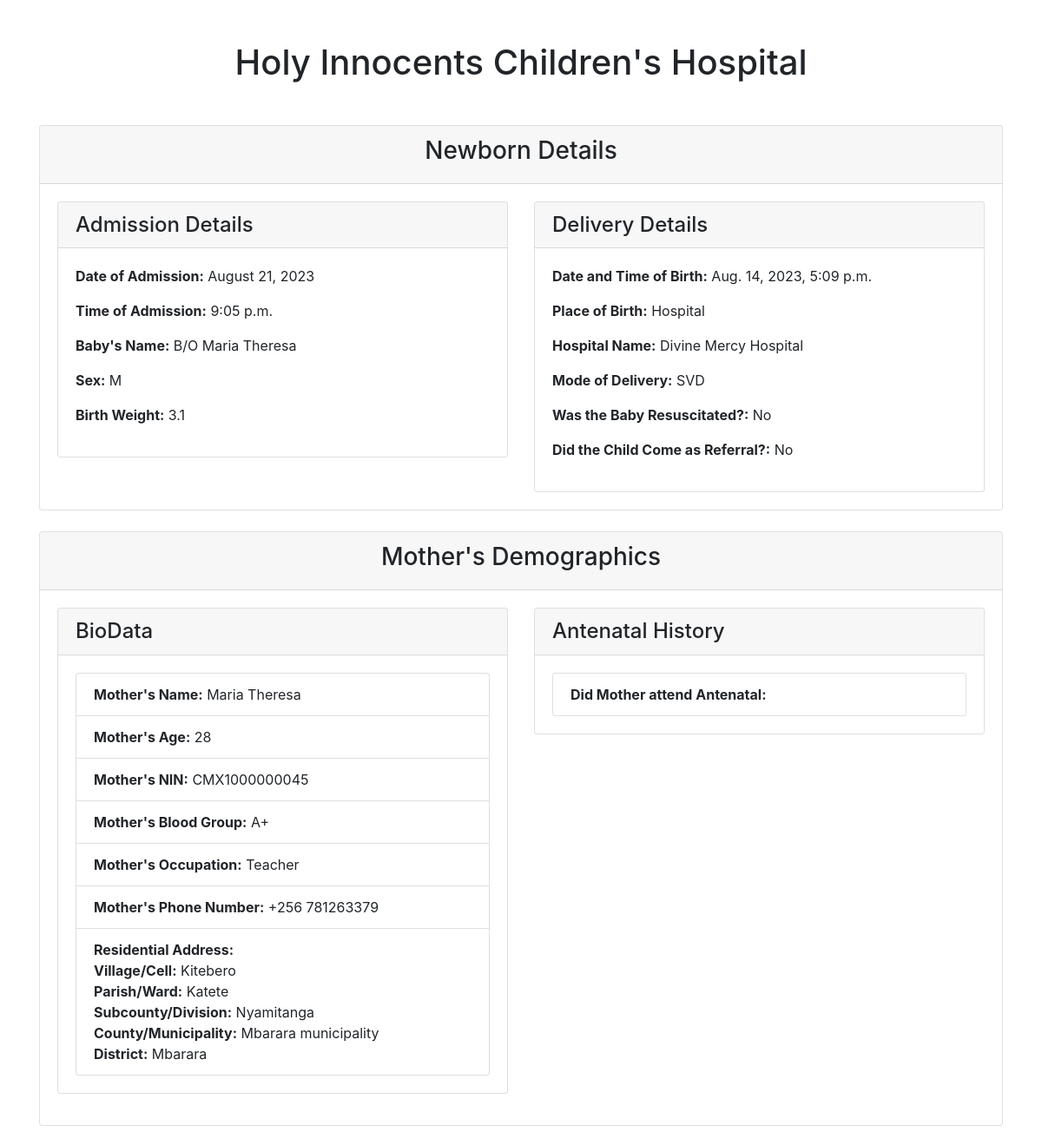
Page /newborn/print_care2x/1 (upper part) on the earlier database version.
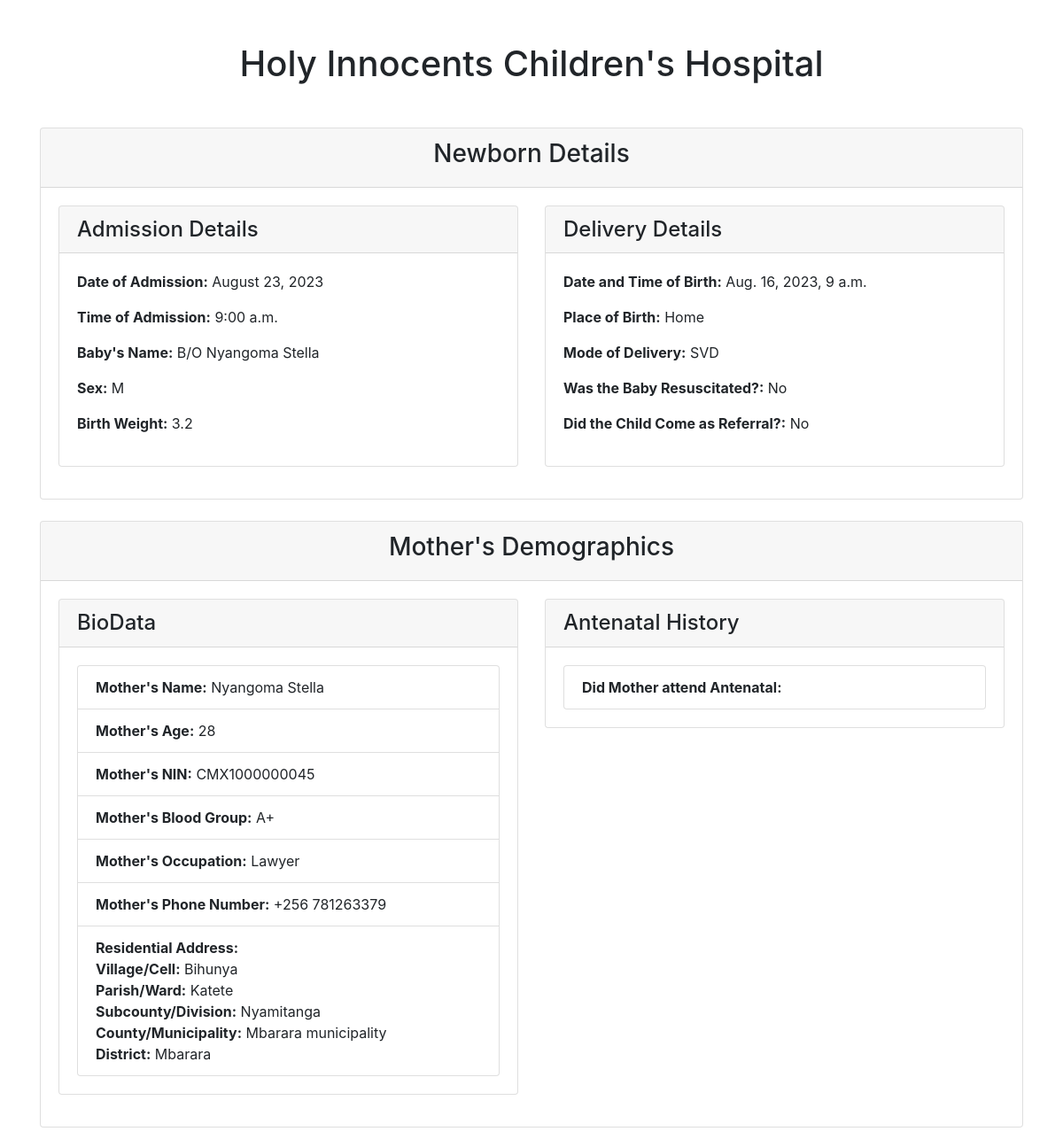
Same page on the later database version.
### newborn/models.py (models this page shows, shortened)
class NewbornAdmission(models.Model):
    PLACE_OF_BIRTH_CHOICES = [
        ('Hospital', 'Hospital'),
        ('Along the road', 'Along the road'),
        ('Home', 'Home'),
    ]
    MODE_OF_DELIVERY_CHOICES = [
        ('SVD', 'SVD (Spontaneous Vaginal Delivery)'),
        ('C/S', 'C/S (Caesarean Section)'),
    ]
    MEANS_OF_TRANSPORT_CHOICES = [
        ('Ambulance', 'Ambulance'),
        ('Public means', 'Public means'),
    ]
    YES_NO_CHOICES = [
        ('Yes', 'Yes'),
        ('No', 'No'),
    ]
    SEX = [
        ('M', 'M'),
        ('F', 'F'),
    ]
    admission_date = models.DateTimeField()
    name = models.CharField(max_length=100)
    sex = models.CharField(max_length=100, choices=SEX)
    birth_weight = models.DecimalField(max_digits=2, decimal_places=1)
    delivery_date = models.DateTimeField()
    place_of_birth = models.CharField(max_length=20, choices=PLACE_OF_BIRTH_CHOICES)
    hospital_name = models.CharField(max_length=100, blank=True, null=True)
    mode_of_delivery = models.CharField(max_length=3, choices=MODE_OF_DELIVERY_CHOICES)
    indication = models.CharField(max_length=100, blank=True, null=True)
    resuscitation_done = models.CharField(max_length=3, choices=YES_NO_CHOICES)
    resuscitation_choices_1 = models.BooleanField(verbose_name='Bag&Mask', default=False, blank=True)
    resuscitation_choices_2 = models.BooleanField(verbose_name='Oxygen', default=False, blank=True)
    referred_in = models.CharField(max_length=3, choices=YES_NO_CHOICES)
    facility_name = models.CharField(max_length=100, blank=True, null=True)
    referral_date_time = models.DateTimeField(blank=True, null=True)
    reason_for_referral = models.CharField(max_length=100, blank=True, null=True)
    means_of_transport = models.CharField(max_length=20, choices=MEANS_OF_TRANSPORT_CHOICES, blank=True, null=True)
    oxygen_transport = models.CharField(max_length=3, choices=YES_NO_CHOICES, blank=True, null=True)
    mother = models.ForeignKey(MotherDetails, on_delete=models.CASCADE, null=True)

class MotherDetails(models.Model):
    name = models.CharField(max_length=50)
    age = models.IntegerField(default=28)
    blood_group = models.CharField(max_length=50, choices=BLOOD_GROUP)
    parity = models.CharField(max_length=100)
    number_of_living_children = models.CharField(max_length=100)
    hiv_status = models.CharField(max_length=50, choices=HIV_STATUS)
    level_of_education = models.CharField(max_length=50, choices=LEVEL_OF_EDUCATION)
    occupation = models.CharField(max_length=50, choices=OCCUPATION)
    location = models.ForeignKey(MotherLocation, on_delete=models.CASCADE, null=True)

class MotherLocation(models.Model):
    country = models.CharField(max_length=100)
    district = models.ForeignKey(District, on_delete=models.CASCADE)
    county_municipality = models.ForeignKey(CountyMunicipality, on_delete=models.CASCADE)
    subcounty = models.ForeignKey(Subcounty, on_delete=models.CASCADE)
    parish = models.ForeignKey(Parish, on_delete=models.CASCADE)
    village = models.ForeignKey(Village, on_delete=models.CASCADE)
    nin_no = models.CharField(max_length=100, default='CMX10000000')
    contact = models.CharField(max_length=100, default='+256 ')

class Village(models.Model):
    parish = models.ForeignKey(Parish, on_delete=models.CASCADE, null=True)
    name = models.CharField(max_length=100)
    def __str__(self):
        return self.name

class Parish(models.Model):
    subcounty = models.ForeignKey(Subcounty, on_delete=models.CASCADE, null=True)
    name = models.CharField(max_length=100)
    def __str__(self):
        return self.name

class Subcounty(models.Model):
    county_municipality = models.ForeignKey(CountyMunicipality, on_delete=models.CASCADE)
    name = models.CharField(max_length=100)
    def __str__(self):
        return self.name

class CountyMunicipality(models.Model):
    district = models.ForeignKey(District, on_delete=models.CASCADE, null=True)
    name = models.CharField(max_length=100)
    def __str__(self):
        return self.name

class District(models.Model):
    name = models.CharField(max_length=100)
    def __str__(self):
        return self.name

### newborn/views.py (the view)
# urls.py: path('newborn/print_care2x/<int:pk>', views.print_care2x, name='more-details'),
def print_care2x(request, pk):
    newborn = get_object_or_404(NewbornAdmission, pk=pk)  # Retrieve the Newborn object
    if newborn.referral_date_time:
        age_delta = newborn.admission_date - newborn.referral_date_time
    else:
        age_delta = timedelta(days=0, seconds=0)
    age_days = age_delta.days
    age_hours, remainder_seconds = divmod(age_delta.seconds, 3600)
    age_minutes, _ = divmod(remainder_seconds, 60)
    lab_results = LabResult.objects.filter(neonate=newborn)
    pending_lab_requests = LabRequest.objects.filter(neonate=newborn, labresult__isnull=True)
    mother = newborn.mother  # Get the associated mother
    antenatal_history = MothersAntenatalDetails.objects.filter(mother=mother).first()
    newborn_exams = NewbornExam.objects.filter(neonate=newborn).first()
    context = {
        'newborn': newborn,
        'age_days': age_days,
        'age_hours': age_hours,
        'age_minutes': age_minutes,
        'lab_results': lab_results,
        'pending_lab_requests': pending_lab_requests,
        'antenatal_history': antenatal_history,
        'newborn_exams': newborn_exams,
    }
    return render(request, 'newborn/patient2.html', context)

### newborn/templates/newborn/patient2.html (shortened to what the changed rows need)
{% load static %}
{% load crispy_forms_tags %}
{% load bootstrap4 %}
<!DOCTYPE html>
<html lang="en">
<head>
    {% bootstrap_css %}
</head>
<body>
<div class="container">
    <header class="text-center mt-5">
        <h1>Holy Innocents Children's Hospital</h1>
    </header>
    <section class="row mt-5">
        <div class="container">
            <div class="card mb-4">
                <div class="card-body">
                    <div class="row">
                        <div class="col-md-6">
                            <div class="card mb-3">
                                <div class="card-body">
                                    <p><b>Date of Admission:</b> {{ newborn.admission_date|date:"F j, Y" }}</p>
                                    <p><b>Time of Admission:</b> {{ newborn.admission_date|time:"g:i a" }}</p>
                                    <p><b>Baby's Name:</b> {{ newborn.name }}</p>
                                    <p><b>Sex:</b> {{ newborn.sex }}</p>
                                    <p><b>Birth Weight:</b> {{ newborn.birth_weight }}</p>
                                </div>
                            </div>
                        </div>
<div class="col-md-6">
    <div class="card">
        <div class="card-body">
            <p><b>Date and Time of Birth:</b> {{ newborn.delivery_date }}</p>
            <p><b>Place of Birth:</b> {{ newborn.place_of_birth }}</p>
            {% if newborn.place_of_birth == "Hospital" %}
                <p><b>Hospital Name:</b> {{ newborn.hospital_name }}</p>
            {% endif %}
            <p><b>Mode of Delivery:</b> {{ newborn.mode_of_delivery }}</p>
            <p><b>Was the Baby Resuscitated?:</b> {{ newborn.resuscitation_done }}</p>
            <p><b>Did the Child Come as Referral?:</b> {{ newborn.referred_in }}</p>
        </div>
    </div>
</div>
                    </div>
                </div>
            </div>
            <div class="card mb-4">
                <div class="card-body">
                    <div class="row">
                        <div class="col-md-6">
    <div class="card mb-3">
        <div class="card-body">
            <ul class="list-group">
                <li class="list-group-item"><b>Mother's Name:</b> {{ newborn.mother.name }}</li>
                <li class="list-group-item"><b>Mother's Age:</b> {{ newborn.mother.age }}</li>
                <li class="list-group-item"><b>Mother's NIN:</b> {{ newborn.mother.location.nin_no }}</li>
                <li class="list-group-item"><b>Mother's Blood Group:</b> {{ newborn.mother.blood_group }}</li>
                <li class="list-group-item"><b>Mother's Occupation:</b> {{ newborn.mother.occupation }}</li>
                <li class="list-group-item"><b>Mother's Phone Number:</b> {{ newborn.mother.location.contact }}</li>
                <li class="list-group-item">
                    <b>Residential Address:</b><br>
                    <b>Village/Cell:</b> {{ newborn.mother.location.village }}<br>
                    <b>Parish/Ward:</b> {{ newborn.mother.location.parish }}<br>
                    <b>Subcounty/Division:</b> {{ newborn.mother.location.subcounty }}<br>
                    <b>County/Municipality:</b> {{ newborn.mother.location.county_municipality }}<br>
                    <b>District:</b> {{ newborn.mother.location.district }}
                </li>
            </ul>
        </div>
    </div>
</div>
                    </div>
                </div>
            </div>
        </div>
    </section>
</div>
</body>
</html>

Differences in the rows shown:
changed NewbornAdmission "SVD": admission_date "August 21, 2023" → "August 23, 2023"; admission_date "9:05 p.m." → "9:00 a.m."; name "B/O Maria Theresa" → "B/O Nyangoma Stella"; birth_weight "3.1" → "3.2"; delivery_date "Aug. 14, 2023, 5:09 p.m." → "Aug. 16, 2023, 9 a.m."; place_of_birth "Hospital" → "Home"; mother.name "Maria Theresa" → "Nyangoma Stella"; mother.occupation "Teacher" → "Lawyer"; mother.location.village "Kitebero" → "Bihunya"; hospital_name "Divine Mercy Hospital" → (not shown)
Other differences:
text no longer shown: "Hospital Name:"
